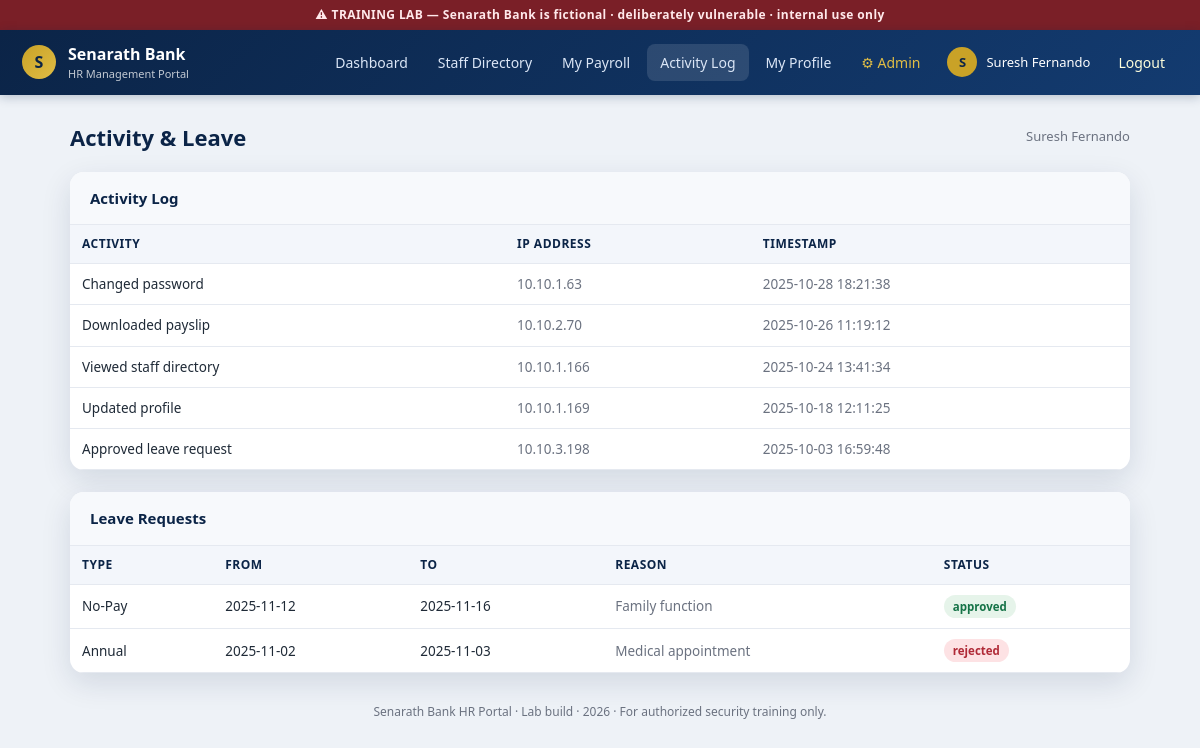
Screenshot of /web/src/activities.php (signed in) with the database file from the repository.
### tables this page shows
CREATE TABLE users (
  id            INT AUTO_INCREMENT PRIMARY KEY,
  username      VARCHAR(50)  NOT NULL,
  password      VARCHAR(255) NOT NULL,          
  full_name     VARCHAR(120) NOT NULL,
  gender        CHAR(1),
  dob           DATE,
  nic           VARCHAR(20),
  email         VARCHAR(120),
  phone         VARCHAR(20),
  address       VARCHAR(200),
  department    VARCHAR(80),
  position      VARCHAR(80),
  role          VARCHAR(20)  DEFAULT 'employee', 
  bank_account  VARCHAR(30),
  date_joined   DATE,
  status        VARCHAR(20)  DEFAULT 'active',
  emergency_contact VARCHAR(120)
);

CREATE TABLE activities (
  id          INT AUTO_INCREMENT PRIMARY KEY,
  user_id     INT NOT NULL,
  activity    VARCHAR(200),
  ip_address  VARCHAR(45),
  created_at  DATETIME
);

CREATE TABLE leave_requests (
  id          INT AUTO_INCREMENT PRIMARY KEY,
  user_id     INT NOT NULL,
  leave_type  VARCHAR(40),
  from_date   DATE,
  to_date     DATE,
  reason      VARCHAR(200),
  status      VARCHAR(20) DEFAULT 'pending'
);

### web/src/activities.php (the view, shortened to what this page needs)
<?php
require_once __DIR__ . '/db.php';
require_once __DIR__ . '/partials.php';
$uid = $_GET['user_id'] ?? $_SESSION['user_id'];
$owner = mysqli_fetch_assoc(mysqli_query($conn, "SELECT full_name FROM users WHERE id = $uid"));
$acts  = mysqli_query($conn, "SELECT * FROM activities WHERE user_id = $uid ORDER BY created_at DESC");
$leaves= mysqli_query($conn, "SELECT * FROM leave_requests WHERE user_id = $uid ORDER BY from_date DESC");
?>
<div class="page-title"><h2>Activity & Leave</h2>
  <span class="crumb"><?= htmlspecialchars($owner['full_name'] ?? 'Unknown') ?></span></div>
<div class="panel">
  <h3>Activity Log</h3>
  <div class="body" style="padding:0">
    <table>
      <tr><th>Activity</th><th>IP Address</th><th>Timestamp</th></tr>
      <?php while ($a = mysqli_fetch_assoc($acts)): ?>
        <tr><td><?= htmlspecialchars($a['activity']) ?></td>
            <td class="muted"><?= htmlspecialchars($a['ip_address']) ?></td>
            <td class="muted"><?= htmlspecialchars($a['created_at']) ?></td></tr>
      <?php endwhile; ?>
    </table>
  </div>
</div>
<div class="panel">
  <h3>Leave Requests</h3>
  <div class="body" style="padding:0">
    <table>
      <tr><th>Type</th><th>From</th><th>To</th><th>Reason</th><th>Status</th></tr>
      <?php while ($l = mysqli_fetch_assoc($leaves)): ?>
        <tr><td><?= htmlspecialchars($l['leave_type']) ?></td>
            <td><?= htmlspecialchars($l['from_date']) ?></td>
            <td><?= htmlspecialchars($l['to_date']) ?></td>
            <td class="muted"><?= htmlspecialchars($l['reason']) ?></td>
            <td><span class="badge <?= htmlspecialchars($l['status']) ?>"><?= htmlspecialchars($l['status']) ?></span></td></tr>
      <?php endwhile; ?>
    </table>
  </div>
</div>

### web/src/assets/css/style.css (style rules this page uses)
:root { --navy:#0b2447; --navy2:#133b70; --gold:#c9a227; --gold2:#e0bd45; --bg:#eef2f7; --card:#ffffff; --ink:#1f2a37; --muted:#6b7280; --line:#e5e9f0; --ok:#157347; --warn:#b02a37; --radius:14px; --shadow:0 10px 30px rgba(11,36,71,.12); }
* { box-sizing:border-box }
html,body { margin:0;padding:0 }
body { font-family:"Segoe UI",system-ui,-apple-system,Roboto,Arial,sans-serif; background:var(--bg); color:var(--ink); line-height:1.5; }
.page-title { display:flex;align-items:center;justify-content:space-between;margin-bottom:18px }
.page-title h2 { margin:0;font-size:22px;color:var(--navy) }
.crumb { color:var(--muted);font-size:13px }
.panel { background:var(--card);border-radius:var(--radius);box-shadow:var(--shadow);margin-bottom:22px;overflow:hidden }
.panel h3 { margin:0;padding:15px 20px;border-bottom:1px solid var(--line);font-size:15px;color:var(--navy);background:#f7f9fc }
.panel .body { padding:18px 20px }
table { width:100%;border-collapse:collapse;font-size:13.5px }
th,td { text-align:left;padding:10px 12px;border-bottom:1px solid var(--line) }
th { background:#f3f6fb;color:var(--navy);font-size:12px;text-transform:uppercase;letter-spacing:.5px }
.badge { display:inline-block;padding:3px 9px;border-radius:999px;font-size:11.5px;font-weight:700 }
.badge.approved { background:#e6f4ea;color:var(--ok) }
.badge.rejected { background:#fde2e4;color:#b02a37 }
.muted { color:var(--muted) }

### rows the page displays
users: full_name "Suresh Fernando"
activities: activity "Changed password", ip_address "10.10.1.63", created_at "2025-10-28 18:21:38"
activities: activity "Downloaded payslip", ip_address "10.10.2.70", created_at "2025-10-26 11:19:12"
activities: activity "Viewed staff directory", ip_address "10.10.1.166", created_at "2025-10-24 13:41:34"
activities: activity "Updated profile", ip_address "10.10.1.169", created_at "2025-10-18 12:11:25"
activities: activity "Approved leave request", ip_address "10.10.3.198", created_at "2025-10-03 16:59:48"
leave_requests: leave_type "No-Pay", from_date "2025-11-12", to_date "2025-11-16", reason "Family function", status "approved"
leave_requests: leave_type "Annual", from_date "2025-11-02", to_date "2025-11-03", reason "Medical appointment", status "rejected"

### other values shown
$item[1] "Dashboard"
$item[1] "Staff Directory"
$item[1] "My Payroll"
$item[1] "Activity Log"
$item[1] "My Profile"
$init "S"
$name "Suresh Fernando"
